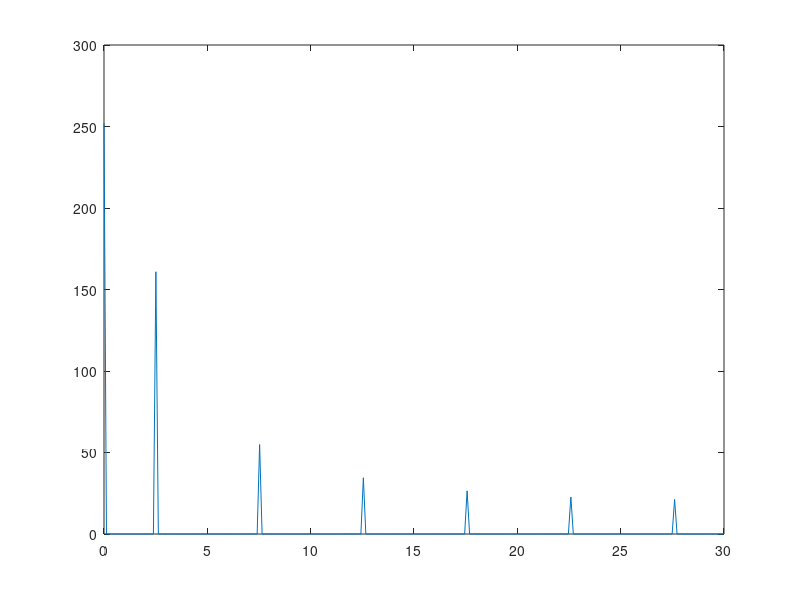

Recreate this plot in MATLAB. (Note: this script raises an error after producing the figure.)
%% videoCreator
% script for creating simple chessboard like videos with predefined
% frequency, frame rate and duration
%% testing fft of step signal

%props inicialization
framesForOnePic = 12;
fs = 60;
halfSize = 128;%half size of resolution
totalFrames = 500;
f = fs/framesForOnePic/2

%just testing on 1d signal
repmatFactor = round(totalFrames/framesForOnePic/2);
v = repmat([ones(1,framesForOnePic) zeros(1,framesForOnePic)],[1 repmatFactor]);

%testing way how to get fft
%t = 0:1/fs:10;
%v = sin(2*pi*10*t);
% plot(v);

vfft = fft(v);
p1 = vfft(1:round(length(vfft)/2));
plot(linspace(0,fs/2,length(p1)),abs(p1))
%% Create and save video 

A_chess_1sec = repmat([zeros(halfSize) ones(halfSize);ones(halfSize) zeros(halfSize)],1,1,3,framesForOnePic);
A_black_1sec = zeros([halfSize*2,halfSize*2,3,framesForOnePic]);
Avide = repmat(cat(4,A_chess_1sec,A_black_1sec),[1 1 1 repmatFactor]);
% implay(Avide)

% autoname
saveVideo(Avide,['chess_' num2str(halfSize*2) '_fs' num2str(fs) 'Hz_f'  num2str(f,"%.2f") 'Hz_' num2str(totalFrames) 'Fr'])

function saveVideo (video4d,name)
v = VideoWriter(name);
v.FrameRate = 30;
open(v);
writeVideo(v,video4d)
close(v)
end

